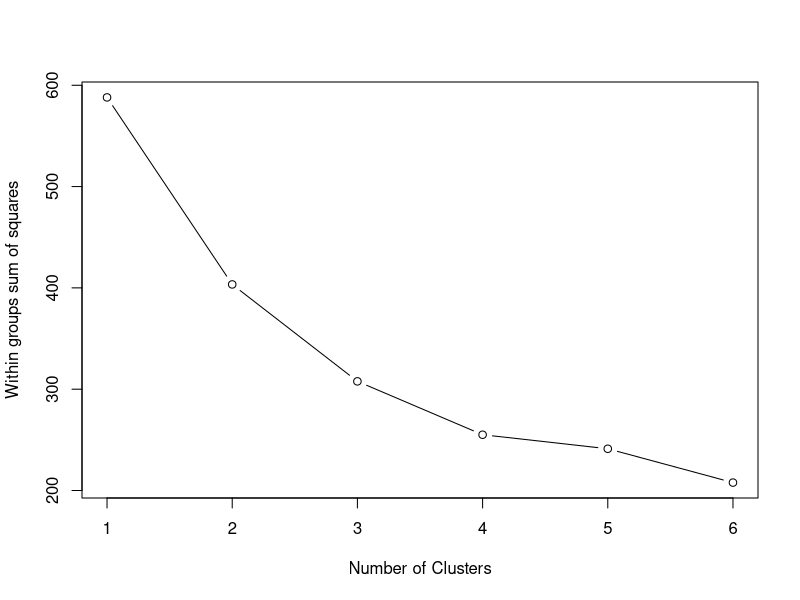
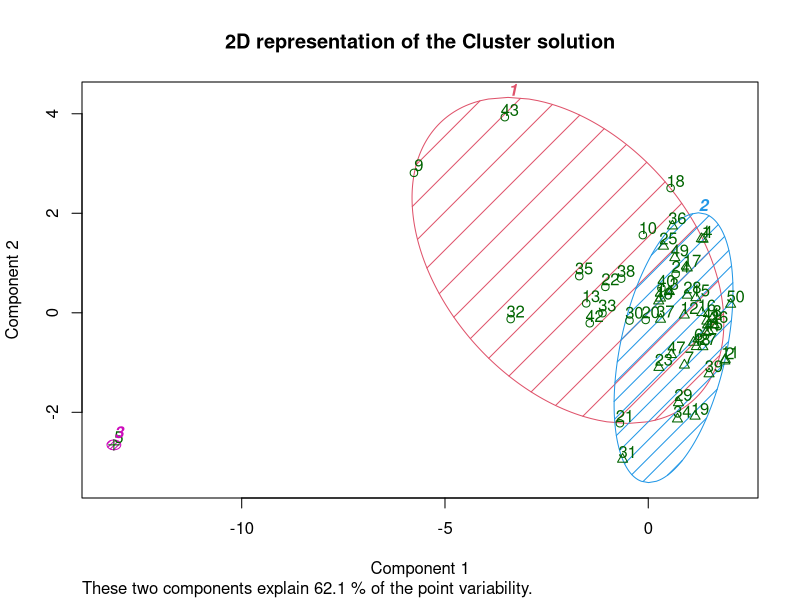
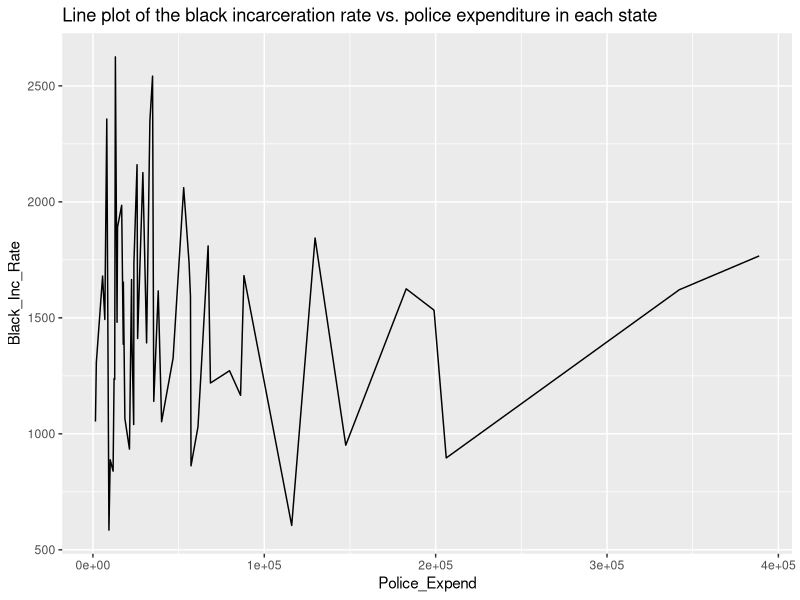
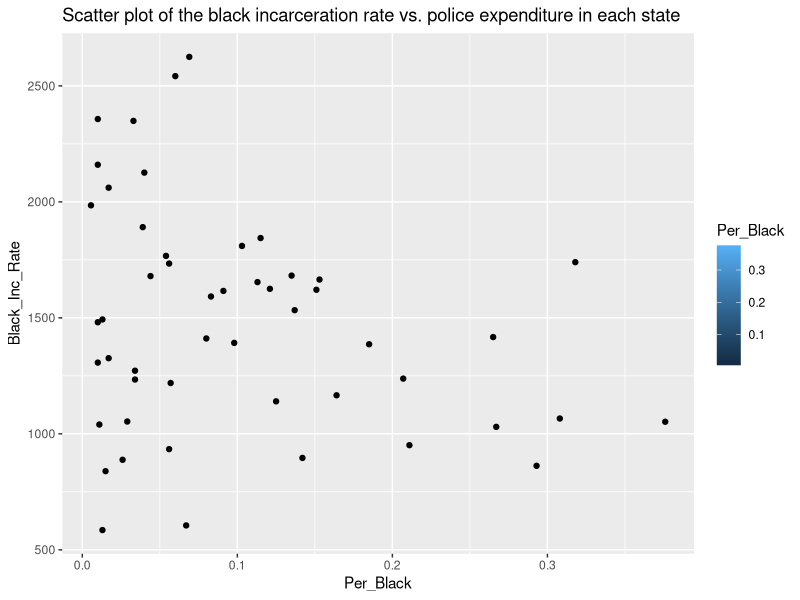

The R source for these figures, in order:
# R file
library(readxl)
library(openxlsx)
library(tidyverse)
library(ggplot2)
library(tidyr)
library(cluster)
library(dplyr)
data(iris)

df <- read.xlsx("weed_data.xlsx")
df <- subset (df, select = -Illegal)
df <- subset (df, select = -Medicinal)

#K-means clustering:

df.stand <- scale(df[-1])
k.means.fit <- kmeans(df.stand, 3)

#Centroids:
k.means.fit$centers
#Clusters:
k.means.fit$cluster 
#Cluster sizes:
k.means.fit$size

wssplot <- function(df, nc=15, seed=1234){
  wss <- (nrow(df)-1)*sum(apply(df,2,var))
  for (i in 2:nc){
    set.seed(seed)
    wss[i] <- sum(kmeans(df, centers=i)$withinss)}
  plot(1:nc, wss, type="b", xlab="Number of Clusters",
       ylab="Within groups sum of squares")}

wssplot(df.stand, nc=6) 

clusplot(df.stand, k.means.fit$cluster, main='2D representation of the Cluster solution',
         color=TRUE, shade=TRUE,
         labels=2, lines=0)

Line <- ggplot(df, aes(x=Police_Expend, y= Black_Inc_Rate, fill=Police_Expend)) +  
  geom_line()
Line <- Line + labs(title = "Line plot of the black incarceration rate vs. police expenditure in each state")
Line

Scatter <- ggplot(df, aes(x=Per_Black, y= Black_Inc_Rate, fill=Per_Black)) +  
  geom_point()
Scatter <- Scatter + labs(title = "Scatter plot of the black incarceration rate vs. police expenditure in each state")
Scatter

head(df)
summary(df)

arrests <- lm(Black_Inc_Rate ~ Status + Per_Black, data=df)
summary(arrests) 

data(iris)
